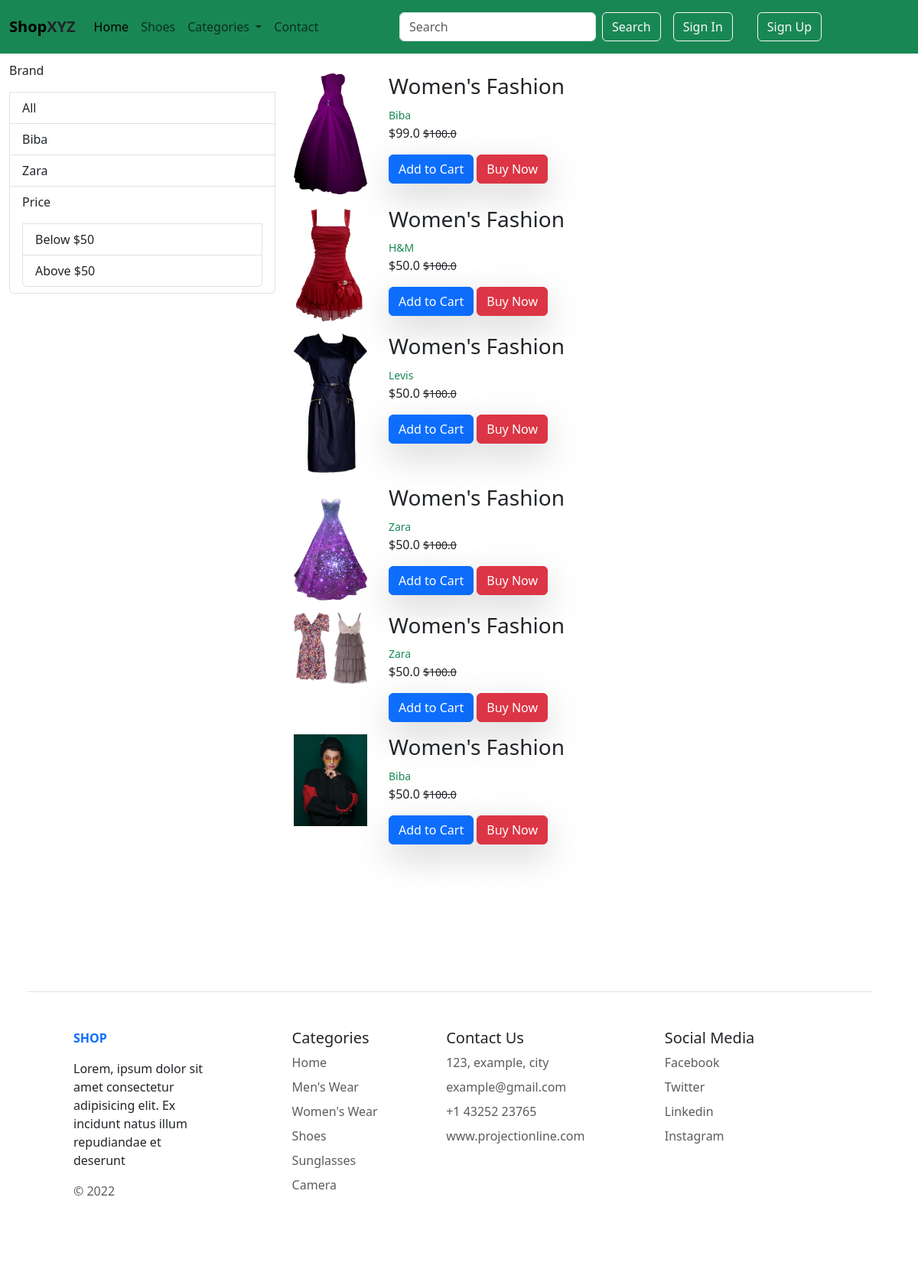
/women/None, run on the app's committed database.
### app/models.py (models this page shows, shortened)
class Product(models.Model):
    product_name = models.CharField(max_length=50)
    selling_price = models.FloatField()
    discounted_price = models.FloatField()
    description = models.TextField()
    category = models.CharField(choices=CATEGORY_CHOICES, max_length=3)
    brand = models.CharField(max_length=50)
    image = models.ImageField(upload_to='product-img')

### app/views.py (the view)
# urls.py: path('women/<slug:data>', views.women, name="women"),
def women(request, data=None):
    if data == 'None':
        products = Product.objects.filter(category='W')
    elif data == 'biba':
        products = Product.objects.filter(category='W').filter(brand = 'Biba')
    elif data == 'clvinklein':
        products = Product.objects.filter(category='W').filter(brand = 'Clvin Klein')
    elif data == 'zara':
        products = Product.objects.filter(category='W').filter(brand = 'Zara')
    elif data == "levi's":
        products = Product.objects.filter(category='W').filter(brand = "levi's")
    elif data == 'below':
        products = Product.objects.filter(category='W').filter(discounted_price__lt = 150)
    elif data == 'above':
        products = Product.objects.filter(category='W').filter(discounted_price__gt = 50)
    return render(request, 'women.html', {'products': products})

### templates/women.html
{% extends "base.html" %}
{% block content %}
<section class="shoes">
    <div class="row container">
        <div class="col-md-4">
            <div class="list-group">
                <p>Brand</p>
                <a href="{% url "women" 'None' %}" class="list-group-item">All</a>
                <a href="{% url "women" 'biba' %}" class="list-group-item">Biba</a>
                <a href="{% url "women" 'zara' %}" class="list-group-item">Zara</a>
                <span class="list-group-item">
                    <p>Price</p>
                    <a href="{% url "women" 'below' %}" class="list-group-item">Below $50</a>
                    <a href="{% url "women" 'above' %}" class="list-group-item">Above $50</a>
                </span>
            </div>
        </div>
        <div class="col">
          {% for product in products  %}
          <div class="row my-3">
            <div class="col-md-2">
            <img src="/media/{{product.image}}" class="img-fluid object-fit-cover" style="width: 6rem" alt=""/>
            </div>
            <div class="col-md-8">
                <h3>{{product.product_name}}</h3>
                <small class="text-success">{{product.brand}}</small>
                <p>${{product.discounted_price}}  <small class="text-decoration-line-through">${{product.selling_price}}</small>
                </p>
                <a href="{% url "carts" %}" class="btn shadow-lg btn-primary">Add to Cart</a>
                <a href="" class="btn-danger btn shadow-lg ">Buy Now</a>
            </div>
        </div>
        {% endfor %}
    </div>
   </div>
</section>
{% endblock content %}

### static/css/style.css (style rules this page uses)
section { margin: 10vh 0; }

### data on the page
Product: image (picture), product_name "Women's Fashion", brand "Biba", discounted_price "99.0", selling_price "100.0"
Product: image (picture), product_name "Women's Fashion", brand "H&M", discounted_price "50.0", selling_price "100.0"
Product: image (picture), product_name "Women's Fashion", brand "Levis", discounted_price "50.0", selling_price "100.0"
Product: image (picture), product_name "Women's Fashion", brand "Zara", discounted_price "50.0", selling_price "100.0"
Product: image (picture), product_name "Women's Fashion", brand "Zara", discounted_price "50.0", selling_price "100.0"
Product: image (picture), product_name "Women's Fashion", brand "Biba", discounted_price "50.0", selling_price "100.0"
